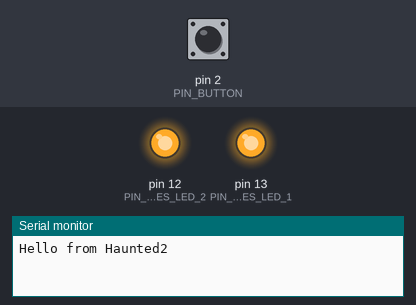
Bench run of a program on a simulated Arduino Uno, built with avr-gcc and run on an emulated ATmega328P. On the bench: output pins drawn as LEDs (lit = HIGH), the last lines printed to the serial monitor. The inputs (shaded band) are chosen by the test bench; at power-on: pin 2 (PIN_BUTTON) HIGH.

Above: at 1.2 s.
1.3 s: pin 2 (PIN_BUTTON) pulsed LOW 5 times (0.12 s each, 0.3 s apart)
At 1.45 s:
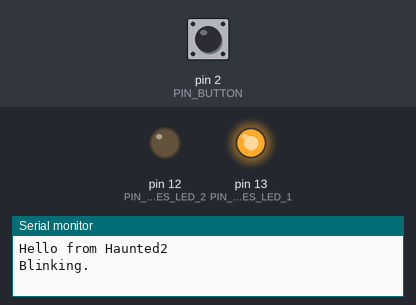
Timing chart, 0 to 10.3 s (numbered marks = the images above; inputs shaded):
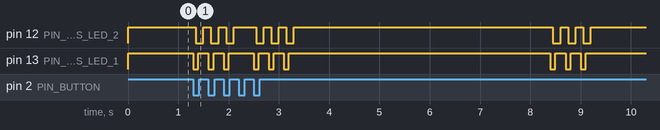

The program:

main.cpp
```cpp
#include <Arduino.h>
#include "hardware.h"
#define AUTO_BLINK 5000
void blinkEyes();

void setup()
{
  Serial.begin(9600);
  pinMode(PIN_EYES_LED_1, OUTPUT);
  pinMode(PIN_EYES_LED_2, OUTPUT);
  pinMode(PIN_BUTTON, INPUT_PULLUP);
  digitalWrite(PIN_EYES_LED_1, HIGH);
  digitalWrite(PIN_EYES_LED_2, HIGH);
  Serial.println("Hello from Haunted2");
}

void loop()
{
  static unsigned long lastBlink = 0;
  bool isButtonDown = !digitalRead(PIN_BUTTON);
  unsigned long l = millis() - lastBlink;
  if (l >= AUTO_BLINK || isButtonDown)
  {
    blinkEyes();
    lastBlink = millis();
  }
  while (isButtonDown)
  {
    isButtonDown = !digitalRead(PIN_BUTTON);
    yield();
  }
}

void blinkEyes()
{
  Serial.print("Blinking");
  for (int i = 0; i < 3; i++)
  {
    Serial.print(".");
    digitalWrite(PIN_EYES_LED_1, false);
    delay(50);
    digitalWrite(PIN_EYES_LED_2, false);
    delay(50);
    digitalWrite(PIN_EYES_LED_1, true);
    delay(100);
    digitalWrite(PIN_EYES_LED_2, true);
    delay(100);
  }
  Serial.println("Done");
}
```

hardware.h
```cpp
#ifdef ENV_DEV
#define PIN_EYES_LED_1 13
#define PIN_EYES_LED_2 12
#define PIN_BUTTON 2
#endif

#ifdef ENV_PROD
#define PIN_EYES_LED_1 PB3
#define PIN_EYES_LED_2 PB4
#define PIN_BUTTON PB1
#endif
```
